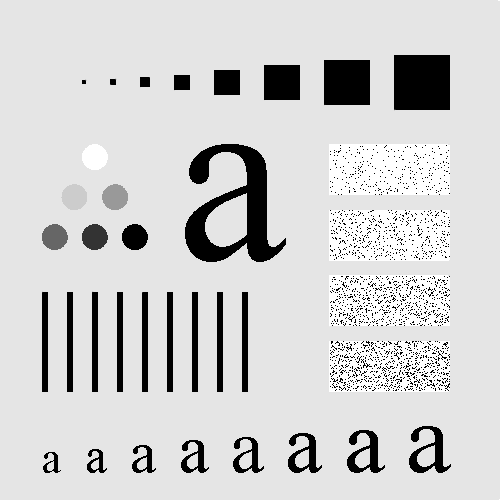
#> input picture images/blurring_pattern.tif, 500 x 500 px
$ jupyter execute Tema_2b_1dia.ipynb
#> lines starting #> are read from the running program, lines starting #| are printed output that depends on the picture; after the words box and inside, x2 and y2 are one past the last pixel; in counts of white or black regions, pixels touching at a corner belong together
[cell 1]
import numpy as np
import matplotlib.pyplot as plt

from PIL import Image

# Operadores Locales o espaciales

## Convolución y correlación

[cell 2]
from scipy.ndimage import convolve, correlate, uniform_filter, gaussian_filter, median_filter

En primer lugar defiimos una imagen que consiste únicamente en un impulso discreto. Al pasarla por un filtro lineal nos proporcionará la respuesta al impulso

[cell 3]
image = np.zeros((5,5), dtype='int32')
image[2,2] = 1
print(image)

Utilizamos un filtro cuya respuesta al impulso está definida en el array w

[cell 4]
w = np.array([[1, 2, 3], [4, 5, 6], [7, 8, 9]])
print(w)

Primero vemos el resultado de la convolución

[cell 5]
print(convolve(image, w))

Y seguidamente el de la correlación.

[cell 6]
print(correlate(image, w))

Es muy importante ganar intuición modificando la imagen de entrada, por ejemplo, poniendo dos impulsos, haciéndola de mayor tamño (para evitar efectos de bordes),...

## Filtro de suavizado

[cell 7]
image = np.zeros((5,5))
image[2,2] = 1
print(image)

[cell 8]
w = (1/9)*np.ones((3,3))
print(w)

[cell 9]
print(convolve(image, w))

Existe una función específica para facilitar el filtrado

[cell 10]
print(uniform_filter(image, 3))

### Ejemplos con imagenes reales

[cell 11]
file = 'images/blurring_pattern.tif'
img  = Image.open(file)
#> img is the input picture: PIL image 500x500 L; min 0, max 255, mean 207.4

print('formato:', img.format)
#| formato: TIFF
print('(ancho, alto) =', img.size)
#| (ancho, alto) = (500, 500)
print('modo: ', img.mode)
#| modo:  L

plt.imshow(img, cmap='gray')

[cell 12]
plt.figure(figsize=(12, 6))

plt.subplot(121)
plt.imshow(uniform_filter(img, 3), cmap='gray')
plt.title('Tamaño del filtro: 3')

plt.subplot(122)
plt.imshow(uniform_filter(img, 5), cmap='gray')
plt.title('Tamaño del filtro: 5')

[cell 13]
plt.figure(figsize=(12, 6))

plt.subplot(121)
plt.imshow(uniform_filter(img, 9), cmap='gray')
plt.title('Tamaño del filtro: 9')

plt.subplot(122)
plt.imshow(uniform_filter(img, 15), cmap='gray')
plt.title('Tamaño del filtro: 15')

[cell 14]
plt.figure(figsize=(12, 6))

plt.subplot(121)
plt.imshow(uniform_filter(img, 25), cmap='gray')
plt.title('Tamaño del filtro: 25')

plt.subplot(122)
plt.imshow(uniform_filter(img, 35), cmap='gray')
plt.title('Tamaño del filtro: 35')

[cell 15]
plt.figure(figsize=(12, 6))

plt.subplot(121)
plt.imshow(uniform_filter(img, 45), cmap='gray')
plt.title('Tamaño del filtro: 45')

plt.subplot(122)
plt.imshow(uniform_filter(img, 55), cmap='gray')
plt.title('Tamaño del filtro: 55')

### Filtrado Gaussiano

Se utiliza como alternativa al filtrado uniforme para reducir el rizado

[cell 16]
plt.figure(figsize=(12, 6))

plt.subplot(121)
plt.imshow(gaussian_filter(img, 3), cmap='gray')
plt.title('Desviación típica: 3')

plt.subplot(122)
plt.imshow(gaussian_filter(img, 5), cmap='gray')
plt.title('Desviación típica: 5')

## Ejercicio

Extraer los objetos principales de la siguiente imagen del fondo del cosmos tomada por el Observatorio Espacial Hubble

[cell 17]
file = 'images/hubble.tif'
img  = Image.open(file)
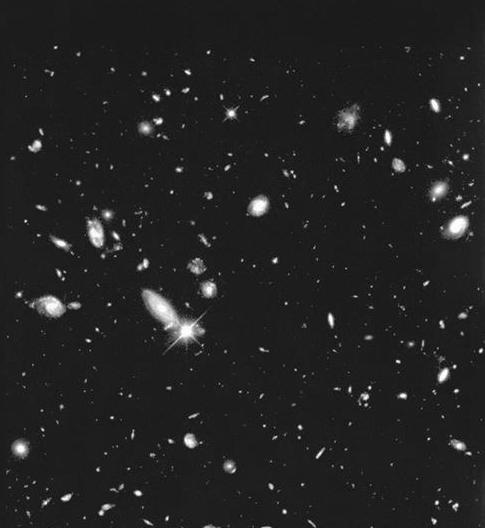
#> input picture images/hubble.tif, 485 x 528 px
#> img is the input picture: PIL image 485x528 L; min 0, max 255, mean 34.5

print('formato:', img.format)
#| formato: TIFF
print('(ancho, alto) =', img.size)
#| (ancho, alto) = (485, 528)
print('modo: ', img.mode)
#| modo:  L

plt.imshow(img, cmap='gray')

[cell 18]
type(img) #Tenemos una imagen PIL y lo debemos convertir a numPy

[cell 19]
img_np = np.array(img, dtype = 'uint8') #Lo convertimos a numPy y mantenemos 8 bits por pixel de enteros, si fueramos a trabajar con cálculos pasaríamos a flotante.
type(img_np) #Aquí ya vemos que es una imagen numpy

[cell 20]
from skimage import data, util, exposure, color

img_hist, bins = exposure.histogram(img_np, normalize=True)
#> img_hist = 256 values, max 0.216 at index 29, min 0 at index 1, mean 0.00391; bins = 256 values from 0 to 255
plt.plot(bins, img_hist)
plt.axis([0,255, 0, 1.01*img_hist.max()])
plt.title('Histograma')
plt.xlabel('Valor (intensidad)')
plt.ylabel('Frecuencias relativas')
plt.grid()

plt.tight_layout()

#Viendo este histograma podemos crear la máscara
#> figure, not shown here; curve peaks at x = 29, y = 0.216

[cell 21]
#Hecho por mi

th_0, th_1 = 25, 50

mask = np.logical_and(img_np > th_0, img_np < th_1)
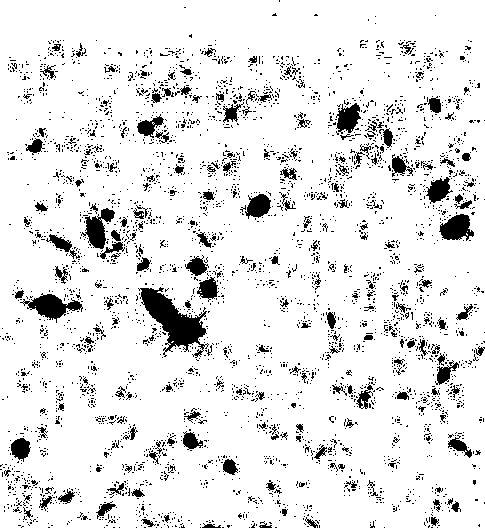
#> mask: shape (528, 485) bool; 89.9% white; 3648 black regions (3436 under 20 px), largest, box (x1, y1, x2, y2) and area: (138, 287, 209, 358) 1998, (20, 293, 83, 323) 788, (81, 208, 115, 249) 654

img_seg = img_np*mask

plt.figure(figsize=(8, 8))

plt.subplot(221)
plt.imshow(mask, cmap='gray')

[cell 22]
#Hecho por Juan

th1, th2 = 25, 50
mask = np.logical_not(np.logical_and(img_np >=th1, img_np<=th2)) #Añadiendo el np.logical_not invertimos la máscara y podemos ver el fondo negro
#> mask: shape (528, 485) bool; 8.5% white; 3098 white regions (2928 under 20 px), largest, box (x1, y1, x2, y2) and area: (138, 288, 209, 356) 1909, (20, 294, 83, 322) 767, (85, 208, 115, 249) 624
plt.imshow(mask, cmap = 'gray')

[cell 23]
#Solo queremos filtrar los objetos principales, es decir las manchas más gordas.
#Vamos a filtrar la imagen principal

img_filt = median_filter(img, 8)

[cell 24]
plt.figure(figsize=(12,6))

plt.subplot(121)
plt.imshow(img_filt, cmap='gray')

[cell 25]
th1, th2 = 25, 50
mask = np.logical_not(np.logical_and(img_filt >=th1, img_filt<=th2))
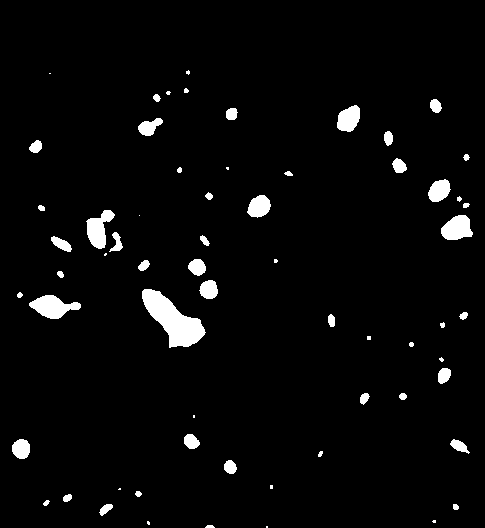
#> mask: shape (528, 485) bool; 3.4% white; 63 white regions (15 under 20 px), largest, box (x1, y1, x2, y2) and area: (142, 289, 206, 348) 1801, (29, 295, 81, 319) 720, (86, 210, 115, 249) 612
plt.imshow(mask, cmap = 'gray')

## Limitaciones del filtrado lineal y filtros no lineales

Intentemos eliminar el ruido "sal y pimienta" de la siguiente imagen con un filtro uniforme o con uno gaussiano. ¿Qué pasa?

[cell 26]
file = 'images/salted_board.tif'
img  = Image.open(file)
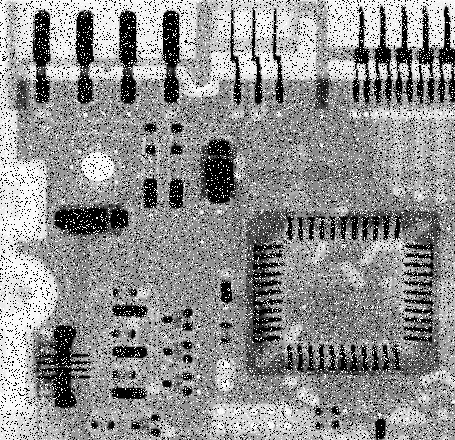
#> input picture images/salted_board.tif, 455 x 440 px
#> img is the input picture: PIL image 455x440 L; min 0, max 255, mean 144.1

print('formato:', img.format)
#| formato: TIFF
print('(ancho, alto) =', img.size)
#| (ancho, alto) = (455, 440)
print('modo: ', img.mode)
#| modo:  L

plt.imshow(img, cmap='gray')

[cell 27]
plt.figure(figsize=(12, 6))

plt.subplot(121)
plt.imshow(uniform_filter(img, 3), cmap='gray')
plt.title('F. Uniforme - tamaño: 3')

plt.subplot(122)
plt.imshow(gaussian_filter(img, 1), cmap='gray')
plt.title('F. Gaussiano - Desviación típica: 1')

Utilizaremos ahora un filtro de mediana

[cell 28]
plt.imshow(median_filter(img, 3), cmap='gray')
plt.title('F. Mediana - tamaño: 3')

## Operadores de gradiente

### Filtros de Prewitt, de Sobel, y Derivada de Gaussiana

[cell 29]
from scipy.ndimage import prewitt, sobel, laplace

[cell 30]
file = 'images/blurring_pattern.tif'
img  = Image.open(file)

print('formato:', img.format)
#| formato: TIFF
print('(ancho, alto) =', img.size)
#| (ancho, alto) = (500, 500)
print('modo: ', img.mode)
#| modo:  L

plt.imshow(img, cmap='gray')

[cell 31]
plt.figure(figsize=(12, 6))

plt.subplot(121)
plt.imshow(prewitt(img), cmap='gray')
plt.title('Prewitt')

plt.subplot(122)
plt.imshow(sobel(img), cmap='gray')
plt.title('Sobel')
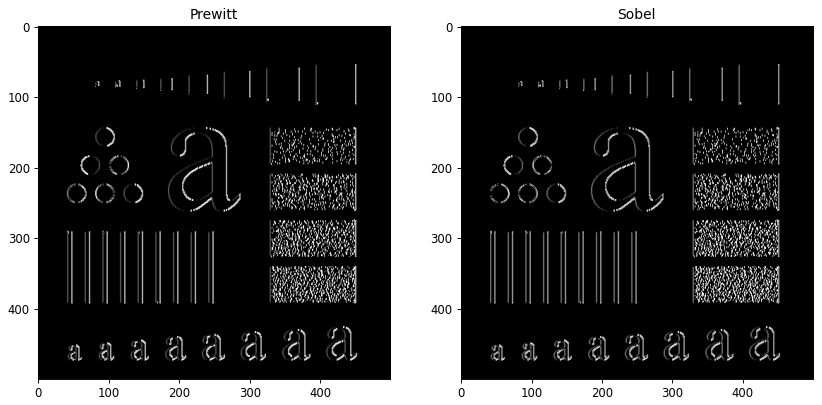
#> figure drawn by matplotlib, 2 panels

[cell 32]
plt.imshow(gaussian_filter(img, 0.4, 1), cmap='gray')
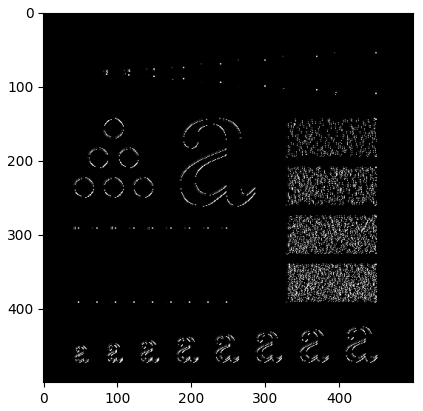
#> figure drawn by matplotlib, 1 panel

## Segundas derivadas: Laplacianas

[cell 33]
file = 'images/moon.tif'
img  = Image.open(file)
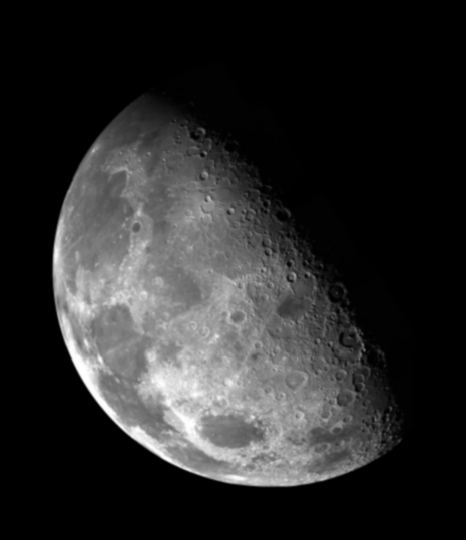
#> input picture images/moon.tif, 466 x 540 px
#> img is the input picture: PIL image 466x540 L; min 0, max 254, mean 42.7

print('formato:', img.format)
#| formato: TIFF
print('(ancho, alto) =', img.size)
#| (ancho, alto) = (466, 540)
print('modo: ', img.mode)
#| modo:  L

plt.imshow(img, cmap='gray')

[cell 34]
plt.imshow(laplace(img), cmap='gray')
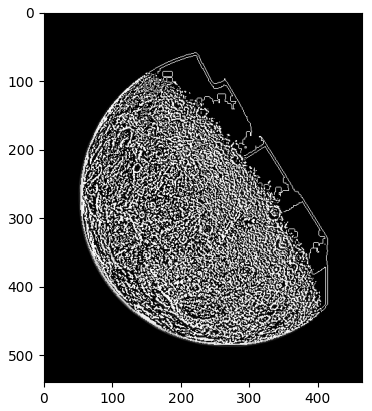
#> figure drawn by matplotlib, 1 panel

[cell 35]
img_f = np.array(img).astype('float')
img_lpl = laplace(img_f)
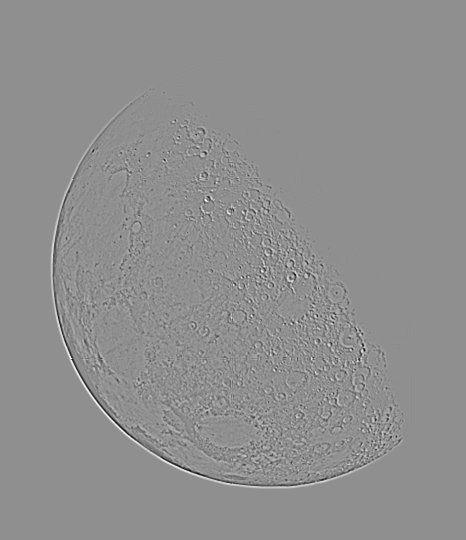
#> img_lpl: shape (540, 466) float64; min -106, max 83, mean 0; drawn with min black and max white

plt.imshow(img_lpl, cmap='gray')

[cell 36]
alpha=1 #Cambiar valor de alpha para ver efecto
img_realz = img_f - alpha*img_lpl
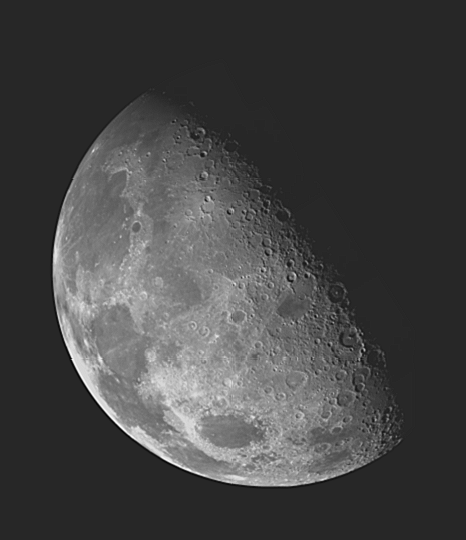
#> img_realz: shape (540, 466) float64; min -57, max 314, mean 42.7; drawn with min black and max white

plt.imshow(img_realz, cmap='gray')

[cell 37]
plt.figure(figsize=(12, 6))

plt.subplot(121)
plt.imshow(img_f, cmap='gray')
plt.title('Original')

plt.subplot(122)
plt.imshow(img_realz, cmap='gray')
plt.title('Realzada')
